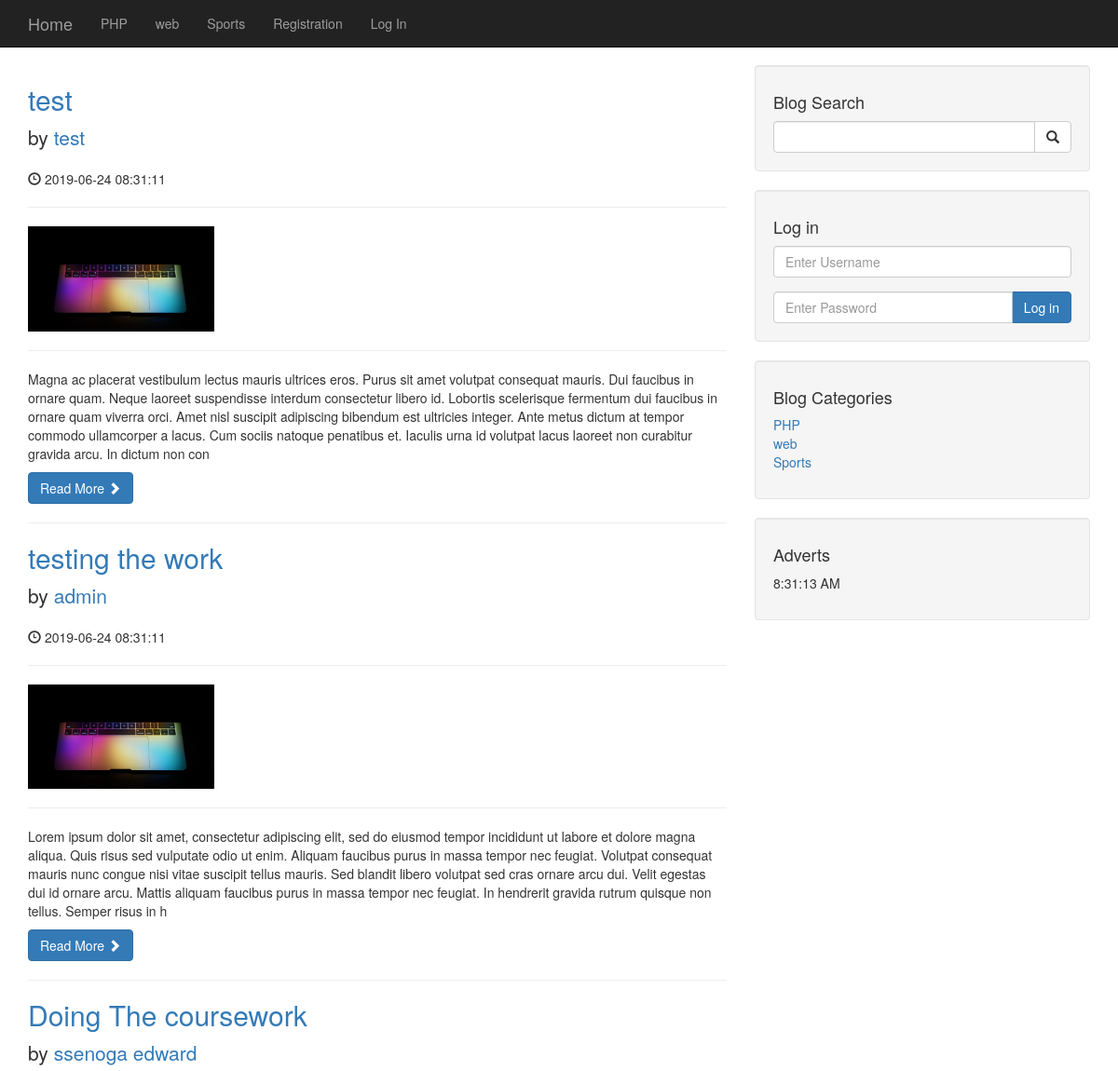
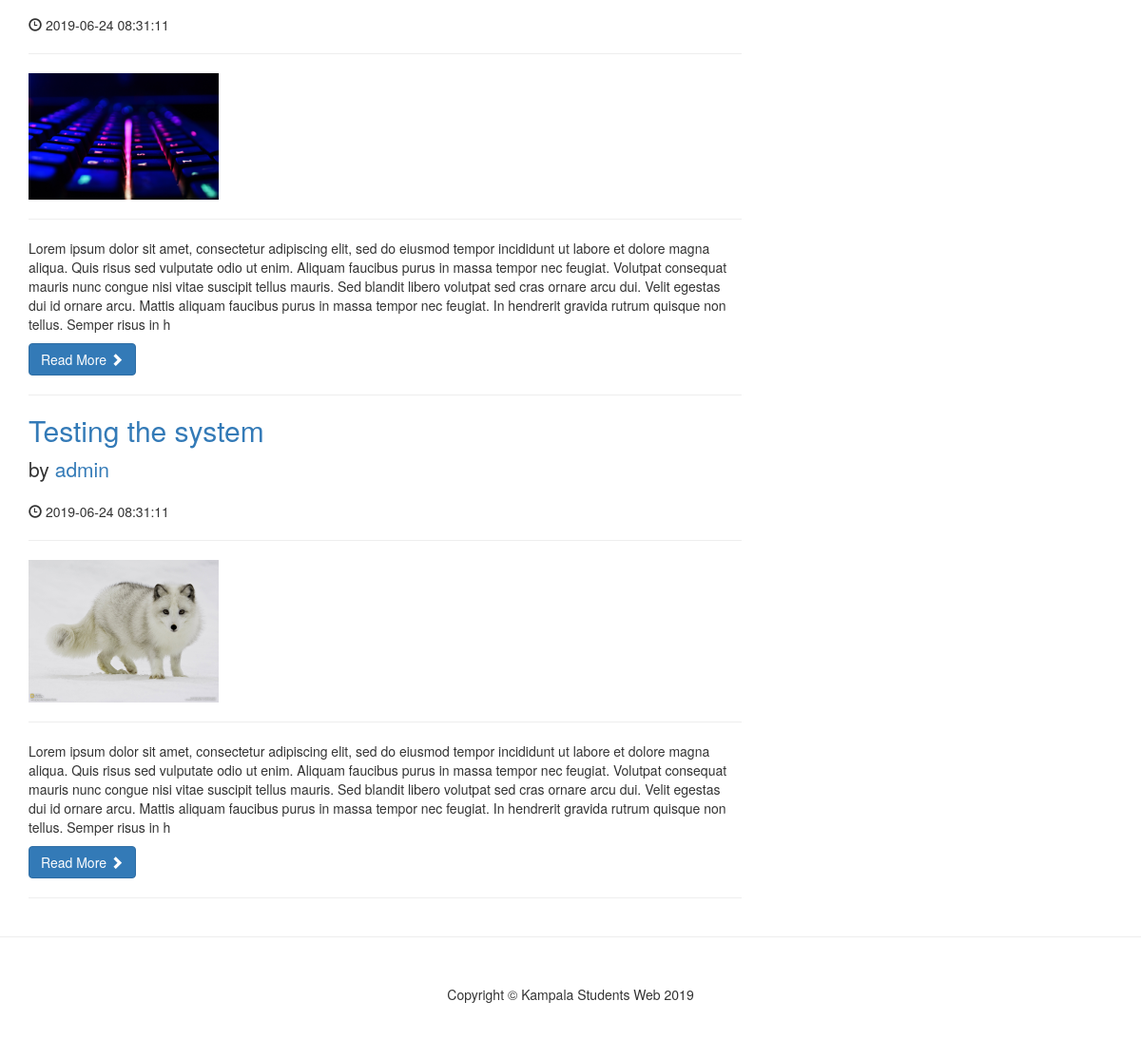
The page / on the database its author committed (2 pictures, top to bottom).
### tables this page shows
CREATE TABLE `category` (
  `cat_id` int(11) NOT NULL,
  `cat_title` varchar(255) NOT NULL
);

CREATE TABLE `posts` (
  `post_id` int(3) NOT NULL,
  `post_title` varchar(250) NOT NULL,
  `post_author` varchar(250) NOT NULL,
  `post_date` timestamp NOT NULL DEFAULT CURRENT_TIMESTAMP,
  `post_content` text NOT NULL,
  `post_image` text NOT NULL,
  `post_status` varchar(200) NOT NULL,
  `post_cat_id` int(4) NOT NULL,
  `post_tags` text NOT NULL,
  `post_comments` int(5) NOT NULL DEFAULT '0'
);

### index.php (the view, shortened to what this page needs)
<?php include 'includes/header.php';?>
<?php include 'includes/navigation.php';?>
    <div class="container">
        <div class="row">
            <div class="col-md-8">
            <?php
                $query = "SELECT * FROM posts";
                $result = mysqli_query($conn, $query);
                while ($rows = mysqli_fetch_assoc($result)) {
                    $row_content = substr($rows['post_content'], 0,500);
                    $post_status = $rows['post_status'];
                    if($post_status === 'varified'){
                ?>
                        <h2>
                            <a href="post.php?p_id=<?php echo $rows['post_id'];?>"><?php echo $rows['post_title'];?> </a>
                        </h2>
                        <p class="lead">
                            by <a href="author_posts.php?author=<?php echo $rows['post_author'];?>&p_id=<?php echo $rows['post_id'];?>"><?php echo $rows['post_author'];?> </a>
                        </p>
                        <p><span class="glyphicon glyphicon-time"></span> <?php echo $rows['post_date'];?> </p>
                        <hr>
                        <a href="post.php?p_id=<?php echo $rows['post_id'];?>">
                        <img class="img-responsive img-round" src="images/<?Php echo $rows['post_image'];?>" alt="" height="150" width="200"></a>
                        <hr>
                        <p><?php echo $row_content;?> </p>
                        <a class="btn btn-primary" href="post.php?p_id=<?php echo $rows['post_id'];?>">Read More <span class="glyphicon glyphicon-chevron-right"></span></a>
                        <hr>
                <?php }  } ?>
                </div>
            <?php include 'includes/sidebar.php';?>
        </div>
        <hr>
<?php include 'includes/footer.php';?>

### includes/header.php (shortened to what this page needs)
<!DOCTYPE html>
<html lang="en">
<head>
    <link href="css/bootstrap.min.css" rel="stylesheet">
    <link href="css/blog-home.css" rel="stylesheet">
</head>
<body>

### includes/navigation.php (shortened to what this page needs)
<?php include 'includes/db.php';?>
    <nav class="navbar navbar-inverse navbar-fixed-top" role="navigation">
        <div class="container">
            <div class="navbar-header">
                <a class="navbar-brand" href="index.php">Home</a>
            </div>
            <div class="collapse navbar-collapse" id="bs-example-navbar-collapse-1">
                <ul class="nav navbar-nav">
                    <?php
                    $query = "SELECT * FROM category LIMIT 3";
                    $result = mysqli_query($conn, $query);
                    while ($rows = mysqli_fetch_assoc($result)) {
                        $row = $rows['cat_title'];
                        $row_id = $rows['cat_id'];
                        echo "<li><a href='category.php?category=$row_id'>{$row}</a></li>";
                    }
                    ?>
                    <?php
                        if($_SESSION['username']==null){
                            ?>
                        <li><a href="registration.php">Registration</a></li>
                        <li><a href="./login.php">Log In</a></li>
                        <?php
                    }
                ?>
                </ul>
            </div>
        </div>
    </nav>

### includes/sidebar.php (shortened to what this page needs)
<div class="col-md-4">
        <div class="well">
            <h4>Blog Search</h4>
            <form action="search.php" method="POST">
                <div class="input-group">
                    <input name="search" type="text" class="form-control">
                    <span class="input-group-btn">
                        <button name="submit" class="btn btn-default" type="submit">
                            <span class="glyphicon glyphicon-search"></span>
                    </button>
                    </span>
                </div>
            </form>
        </div>
         <div class="well">
            <?php if(isset($_SESSION['role'])): ?>
                <h4>Logged in as <?php echo $_SESSION['username']; ?></h4>
                <a href="includes/logout.php" class="btn btn-primary">Log out</a
>            <?php else: ?>
                <h4>Log in</h4>
                <form action="includes/login.php" method="POST">
                    <div class="form-group">
                        <input name="username" type="text" class="form-control" placeholder="Enter Username">
                    </div>
                    <div class="input-group">
                        <input type="password" name="password" class="form-control" placeholder="Enter Password">
                        <span class="input-group-btn">
                            <button name="login" class="btn btn-primary" type="submit">Log in</button>
                        </span>
                    </div>
                </form>
            <?php endif; ?>
        </div>
        <div class="well">
            <?php
                $query = "SELECT * FROM category";
                $result = mysqli_query($conn, $query);
            ?>
            <h4>Blog Categories</h4>
            <div class="row">
                <div class="col-lg-12">
                    <ul class="list-unstyled">
                        <?php
                            while ($rows = mysqli_fetch_assoc($result)) {
                            $row = $rows['cat_title'];
                            $row_id = $rows['cat_id'];
                            echo "<li><a href='category.php?category=$row_id'>{$row}</a></li>";
                        }
                        ?>
                    </ul>
                </div>
            </div>
        </div>
       <?php include 'widgets.php';?>
    </div>
</div>

### includes/widgets.php
 <div class="well">
    <h4>Adverts </h4>
    <p id="eddy"></p>
</div>

### includes/footer.php (shortened to what this page needs)
  <footer class="text-center">
            <div class="row">
                <div class="col-lg-12">
                    <p>Copyright &copy; Kampala Students Web 2019</p>
                </div>
            </div>
        </footer>
</body>
</html>

### css/blog-home.css (style rules this page uses)
body { padding-top: 70px; }
footer { margin: 50px 0; }

### rows shown on the page
category: cat_title "PHP"
category: cat_title "web"
category: cat_title "Sports"
posts: post_title "test", post_author "test", post_date "2019-06-24 08:31:11", post_image (picture), post_content "Magna ac placerat vestibulum lectus mauris ultrices eros. Purus sit amet volutpat consequat mauris. Dui faucibus in ornare quam. Neque laoreet suspendisse interdum consectetur libero id. Lobortis scelerisque fermentum dui faucibus in ornare quam viverra orci. Amet nisl suscipit adipiscing bibendum est ultricies integer. Ante metus dictum at tempor commodo ullamcorper a lacus. Cum sociis natoque penatibus et. Iaculis urna id volutpat lacus laoreet non curabitur gravida arcu. In dictum non con"
posts: post_title "testing the work", post_author "admin", post_date "2019-06-24 08:31:11", post_image (picture), post_content "Lorem ipsum dolor sit amet, consectetur adipiscing elit, sed do eiusmod tempor incididunt ut labore et dolore magna aliqua. Quis risus sed vulputate odio ut enim. Aliquam faucibus purus in massa tempor nec feugiat. Volutpat consequat mauris nunc congue nisi vitae suscipit tellus mauris. Sed blandit libero volutpat sed cras ornare arcu dui. Velit egestas dui id ornare arcu. Mattis aliquam faucibus purus in massa tempor nec feugiat. In hendrerit gravida rutrum quisque non tellus. Semper risus in h"
posts: post_title "Doing The coursework", post_author "ssenoga edward", post_date "2019-06-24 08:31:11", post_image (picture), post_content "Lorem ipsum dolor sit amet, consectetur adipiscing elit, sed do eiusmod tempor incididunt ut labore et dolore magna aliqua. Quis risus sed vulputate odio ut enim. Aliquam faucibus purus in massa tempor nec feugiat. Volutpat consequat mauris nunc congue nisi vitae suscipit tellus mauris. Sed blandit libero volutpat sed cras ornare arcu dui. Velit egestas dui id ornare arcu. Mattis aliquam faucibus purus in massa tempor nec feugiat. In hendrerit gravida rutrum quisque non tellus. Semper risus in h"
posts: post_title "Testing the system", post_author "admin", post_date "2019-06-24 08:31:11", post_image (picture), post_content "Lorem ipsum dolor sit amet, consectetur adipiscing elit, sed do eiusmod tempor incididunt ut labore et dolore magna aliqua. Quis risus sed vulputate odio ut enim. Aliquam faucibus purus in massa tempor nec feugiat. Volutpat consequat mauris nunc congue nisi vitae suscipit tellus mauris. Sed blandit libero volutpat sed cras ornare arcu dui. Velit egestas dui id ornare arcu. Mattis aliquam faucibus purus in massa tempor nec feugiat. In hendrerit gravida rutrum quisque non tellus. Semper risus in h"
